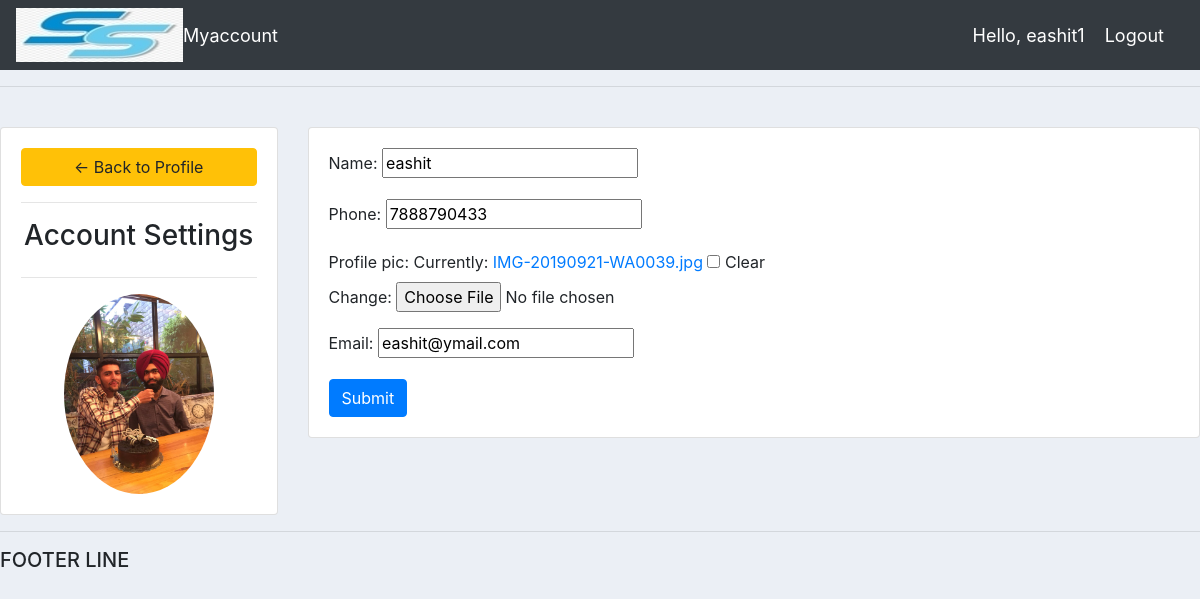
Screenshot of /account/ (signed in) with the database file from the repository.
### accounts/models.py (models this page shows, shortened)
class Customer(models.Model):
	user=models.OneToOneField(User,blank=True,null=True,on_delete=models.CASCADE)
	name=models.CharField(max_length=200,null=True)
	phone=models.CharField(max_length=200,null=True)
	profile_pic=models.ImageField(default='profile1.png',null=True,blank=True)
	email=models.CharField(max_length=200,null=True)
	date_created=models.DateTimeField(auto_now_add=True,null=True)

### accounts/decorators.py (the view)
		def wrapper_func(request, *args, **kwargs):
			group = None
			if request.user.groups.exists():
				group = request.user.groups.all()[0].name
			if group in allowed_roles:
				return view_func(request, *args, **kwargs)
			else:
				return HttpResponse('You are not authorized to view this page')

### accounts/forms.py
class CustomerForm(ModelForm):
	class Meta:
		model=Customer
		fields="__all__"
		exclude=['user']

### accounts/views.py (called while the page is built)
@login_required(login_url='login')
@allowed_users(allowed_roles=['customer'])
def accountSettings(request):
	customer = request.user.customer
	form = CustomerForm(instance=customer)
	if request.method == 'POST':
		form = CustomerForm(request.POST, request.FILES,instance=customer)
		if form.is_valid():
			form.save()
	context = {'form':form}
	return render(request, 'accounts/accounts_settings.html', context)

### accounts/templates/accounts/accounts_settings.html (shortened to what this page needs)
{%  extends 'accounts/mains.html' %}
{% load static %}
{% block content %}
<br>
<div class="row">
	<div class="col-md-3">
		<div class="card card-body">
			<a class="btn btn-warning" href="{% url 'home' %}"> &#8592; Back to Profile</a>
			<hr>
			<h3 style="text-align: center">Account Settings</h3>
			<hr>
			<img class="profile-pic" src="{{request.user.customer.profile_pic.url}}" >
		</div>
	</div>
	<div class="col-md-9">
		<div class="card card-body">
			<form method="POST" action="" enctype="multipart/form-data">
				{{form.as_p}}
			<input class="btn btn-primary" type="submit" name="Update Information">
			</form>
		</div>
	</div>
</div>
{% endblock %}

### accounts/templates/accounts/navbar.html (shortened to what this page needs)
{% load static %}
<nav class="navbar navbar-expand-lg navbar-dark bg-dark">
 <img src="{% static 'images/logo.jpg' %}">
  <div class="collapse navbar-collapse" id="navbarNav">
    <ul class="navbar-nav">
      {% if request.user.is_staff %}
      <li class="nav-item active">
        <a class="nav-link" href="{% url 'home' %}">Dashboard</a>
      </li>
      <li class="nav-item">
        <a class="nav-link" href="{% url 'products' %}">Products</a>
      </li>
      {% else %}
      <li class="nav-item">
        <a class="hello-msg" href="{% url 'account' %}">Myaccount</a>
      </li>
      {% endif %}
    </ul>
  </div>
  <span class="hello-msg">Hello, {{request.user}}</span>
  <span ><a  class="hello-msg" href="{% url 'logout' %}">Logout</a></span>
</nav>

### static/css/main.css (style rules this page uses)
body { background-color: #ebeff5; }

### accounts/templates/accounts/navbar.html (style rules this page uses)
.hello-msg { font-size: 18px; color: #fff; margin-right: 20px; }

### accounts/templates/accounts/accounts_settings.html (style rules this page uses)
.profile-pic { max-width: 200px; max-height:200px; margin: 0 auto; border-radius: 50%; }

### rows the page displays
Customer: name "eashit", phone "7888790433", email "eashit@ymail.com"

### other values shown
{{ request.user }} "eashit1"
